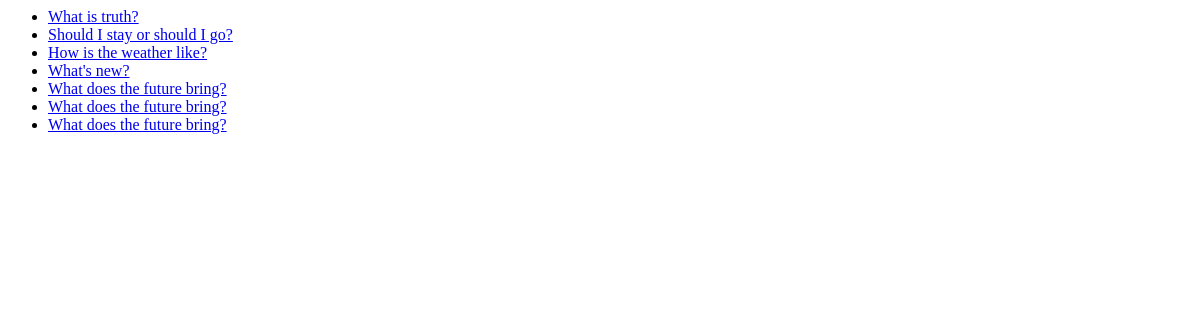
Before: /polls/ with the older database file.
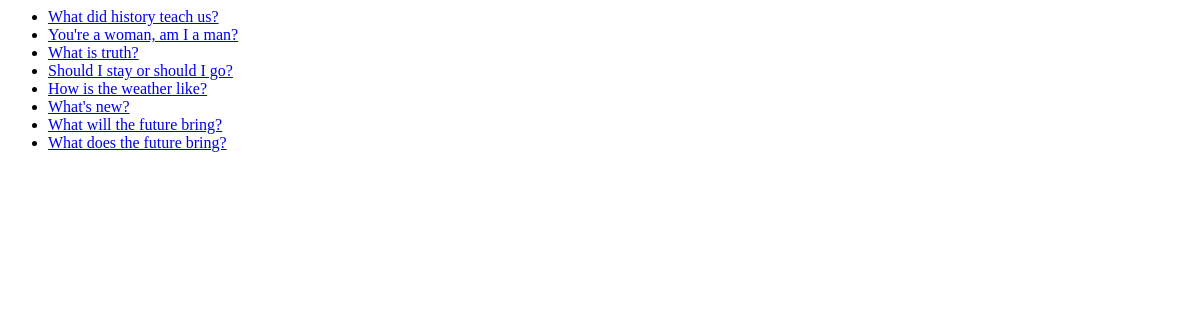
After: the same page with the newer database file.
### polls/models.py (models this page shows, shortened)
class Question(models.Model):
	question_text = models.CharField(max_length=200)
	pub_date = models.DateTimeField('date published')

### polls/views.py (the view)
# urls.py: path('', views.IndexView.as_view(), name='index'),
class IndexView(generic.ListView):
	template_name = 'polls/index.html'
	context_object_name = 'latest_question_list'
	def get_queryset(self):
		qset = Question.objects
		return qset.filter(pub_date__lte=timezone.now()).order_by('-pub_date')

### polls/templates/polls/index.html
{% if latest_question_list %}
	<ul>
	{% for question in latest_question_list %}
		<li><a href="{% url 'polls:detail' question.id %}">{{ question.question_text }}</a>
</li>
	{% endfor %}
	</ul>
{% else %}
	<p>No polls are available.</p>
{% endif %}

Changed rows visible on the page:
removed Question: question_text "What does the future bring?"
removed Question: question_text "What does the future bring?"
added Question: question_text "What did history teach us?"
added Question: question_text "You're a woman, am I a man?"
added Question: question_text "What will the future bring?"
